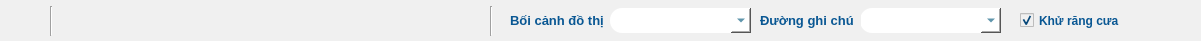
   <widget class="QFrame" name="frame_Header">
    <property name="geometry">
     <rect>
      <x>-1</x>
      <y>0</y>
      <width>1201</width>
      <height>41</height>
     </rect>
    </property>
    <property name="styleSheet">
     <string notr="true">background-color: rgb(240, 240, 240);</string>
    </property>
    <property name="frameShape">
     <enum>QFrame::NoFrame</enum>
    </property>
    <property name="frameShadow">
     <enum>QFrame::Raised</enum>
    </property>
    <widget class="QLabel" name="label">
     <property name="geometry">
      <rect>
       <x>510</x>
       <y>10</y>
       <width>101</width>
       <height>20</height>
      </rect>
     </property>
     <property name="font">
      <font>
       <pointsize>10</pointsize>
       <bold>true</bold>
      </font>
     </property>
     <property name="styleSheet">
      <string notr="true">color: rgb(255, 255, 255);
color: rgb(9, 87, 147);</string>
     </property>
     <property name="text">
      <string>Bối cảnh đồ thị</string>
     </property>
    </widget>
    <widget class="QCheckBox" name="checkBox_antiAliasing">
     <property name="geometry">
      <rect>
       <x>1020</x>
       <y>12</y>
       <width>101</width>
       <height>17</height>
      </rect>
     </property>
     <property name="font">
      <font>
       <bold>true</bold>
      </font>
     </property>
     <property name="styleSheet">
      <string notr="true">color: rgb(255, 255, 255);
color: rgb(9, 87, 147);</string>
     </property>
     <property name="text">
      <string>Khử răng cưa</string>
     </property>
     <property name="checked">
      <bool>true</bool>
     </property>
    </widget>
    <widget class="QComboBox" name="comboBox_legend">
     <property name="geometry">
      <rect>
       <x>860</x>
       <y>8</y>
       <width>141</width>
       <height>25</height>
      </rect>
     </property>
     <property name="font">
      <font>
       <pointsize>10</pointsize>
       <italic>true</italic>
       <bold>true</bold>
      </font>
     </property>
     <property name="layoutDirection">
      <enum>Qt::LeftToRight</enum>
     </property>
     <property name="styleSheet">
      <string notr="true">QComboBox{
color: rgb(2, 87, 122);
background-color: rgb(255, 255, 255);
border: none;
border-style: outset;
border-width: 0px;
border-top-left-radius: 12px;
border-bottom-left-radius: 12px;
}

QComboBox::drop-down{
width: 20;
}
QComboBox:hover{
background-color: rgb(25, 149, 173);
color: rgb(255, 255, 255);
}</string>
     </property>
     <property name="editable">
      <bool>true</bool>
     </property>
    </widget>
    <widget class="QLabel" name="label_3">
     <property name="geometry">
      <rect>
       <x>760</x>
       <y>10</y>
       <width>101</width>
       <height>20</height>
      </rect>
     </property>
     <property name="font">
      <font>
       <pointsize>10</pointsize>
       <bold>true</bold>
      </font>
     </property>
     <property name="styleSheet">
      <string notr="true">color: rgb(255, 255, 255);
color: rgb(9, 87, 147);</string>
     </property>
     <property name="text">
      <string>Đường ghi chú</string>
     </property>
    </widget>
    <widget class="QComboBox" name="comboBox_theme">
     <property name="geometry">
      <rect>
       <x>610</x>
       <y>8</y>
       <width>141</width>
       <height>25</height>
      </rect>
     </property>
     <property name="font">
      <font>
       <pointsize>10</pointsize>
       <italic>true</italic>
       <bold>true</bold>
      </font>
     </property>
     <property name="layoutDirection">
      <enum>Qt::LeftToRight</enum>
     </property>
     <property name="styleSheet">
      <string notr="true">QComboBox{
color: rgb(2, 87, 122);
background-color: rgb(255, 255, 255);
border: none;
border-style: outset;
border-width: 0px;
border-top-left-radius: 12px;
border-bottom-left-radius: 12px;
}

QComboBox::drop-down{
width: 20;
}
QComboBox:hover{
background-color: rgb(25, 149, 173);
color: rgb(255, 255, 255);
}</string>
     </property>
     <property name="editable">
      <bool>true</bool>
     </property>
    </widget>
    <widget class="Line" name="line">
     <property name="geometry">
      <rect>
       <x>490</x>
       <y>6</y>
       <width>3</width>
       <height>30</height>
      </rect>
     </property>
     <property name="orientation">
      <enum>Qt::Vertical</enum>
     </property>
    </widget>
    <widget class="Line" name="line_2">
     <property name="geometry">
      <rect>
       <x>50</x>
       <y>6</y>
       <width>3</width>
       <height>30</height>
      </rect>
     </property>
     <property name="orientation">
      <enum>Qt::Vertical</enum>
     </property>
    </widget>
   </widget>
